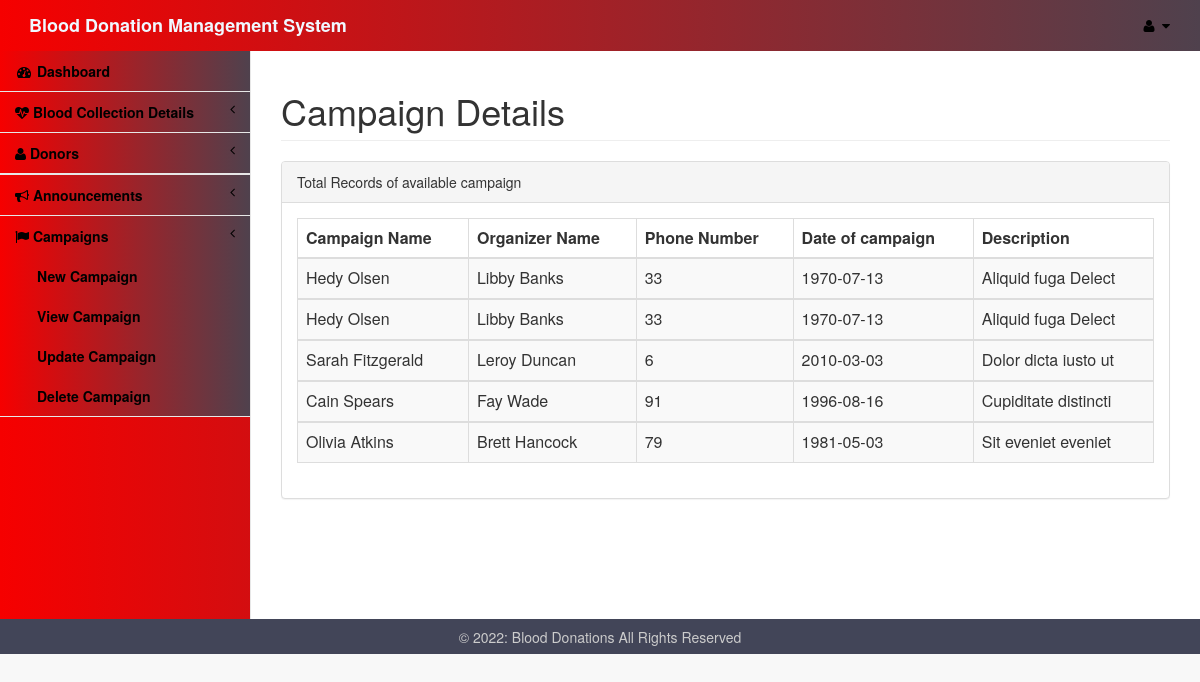
Screenshot of /admin/viewcampaign.php with the database file from the repository.
### tables this page shows
CREATE TABLE `campaigndb` (
  `id` int(11) NOT NULL,
  `cname` varchar(50) NOT NULL,
  `oname` varchar(50) NOT NULL,
  `phn` int(10) NOT NULL,
  `cdate` date NOT NULL,
  `descp` text NOT NULL
);

### admin/viewcampaign.php (the view, shortened to what this page needs)
<html>
<head>
<link href="../assets/vendor/bootstrap/css/bootstrap.css" rel="stylesheet">
<link href="../assets/vendor/metisMenu/metisMenu.min.css" rel="stylesheet">
<link href="../assets/dist/css/sb-admin-2.css" rel="stylesheet">
<link href="../assets/vendor/font-awesome/css/font-awesome.min.css" rel="stylesheet" type="text/css">
<link rel="stylesheet" href="../assets/icofont/icofont.min.css">
</head>
<body>
<div id="wrapper">
<?php include 'includes/nav.php'?>
<div id="page-wrapper">
<div class="container-fluid">
<div class="row">
<div class=".col-lg-12">
               <h1 class="page-header">Campaign Details</h1>
                </div>
  </div>
				<div class="row">
                        <div class=".col-lg-12">
                            <div class="panel panel-default">
                                <div class="panel-heading">
                                    Total Records of available campaign
                                </div>
								 <div class="panel-body">
                                    <div class="table-responsive">
									<table class="table table-striped table-bordered table-hover" id="dataTables-example">
									<?php
						include "dbconnect.php";
						$qry="select * from campaigndb";
						$result=mysqli_query($conn,$qry);
						echo"
						<thead>
						<tr>
						<th>Campaign Name</th>
						<th>Organizer Name</th>
						<th>Phone Number</th>
						<th>Date of campaign</th>
						<th>Description</th>
					</tr>
						</thead>";
						while($row=mysqli_fetch_array($result)){
						  echo"<tbody>
						  <tr>
						  <td>".$row['cname']."</td>
						  <td>".$row['oname']."</td>
						  <td>".$row['phn']."</td>
						  <td>".$row['cdate']."</td>
						  <td>".$row['descp']."</td>
						</tr>
						</tbody>";
						}
						?>
						</table>
				</div>
				</div>
		</div>
		</div>
		</div>
		</div>
		</div>
</div>
</body>
<footer>
        <p>&copy; <?php echo date("Y"); ?>: Blood Donations All Rights Reserved</p>
    </footer>
</html>

### admin/viewcampaign.php (style rules this page uses)
footer { background-color: #424558; bottom: 0; left: 0; right: 0; height: 35px; text-align: center; color: #CCC; }
footer p { padding: 10.5px; margin: 0px; line-height: 100%; }

### rows the page displays
campaigndb: cname "Hedy Olsen", oname "Libby Banks", phn "33", cdate "1970-07-13", descp "Aliquid fuga Delect"
campaigndb: cname "Hedy Olsen", oname "Libby Banks", phn "33", cdate "1970-07-13", descp "Aliquid fuga Delect"
campaigndb: cname "Sarah Fitzgerald", oname "Leroy Duncan", phn "6", cdate "2010-03-03", descp "Dolor dicta iusto ut"
campaigndb: cname "Cain Spears", oname "Fay Wade", phn "91", cdate "1996-08-16", descp "Cupiditate distincti"
campaigndb: cname "Olivia Atkins", oname "Brett Hancock", phn "79", cdate "1981-05-03", descp "Sit eveniet eveniet"
